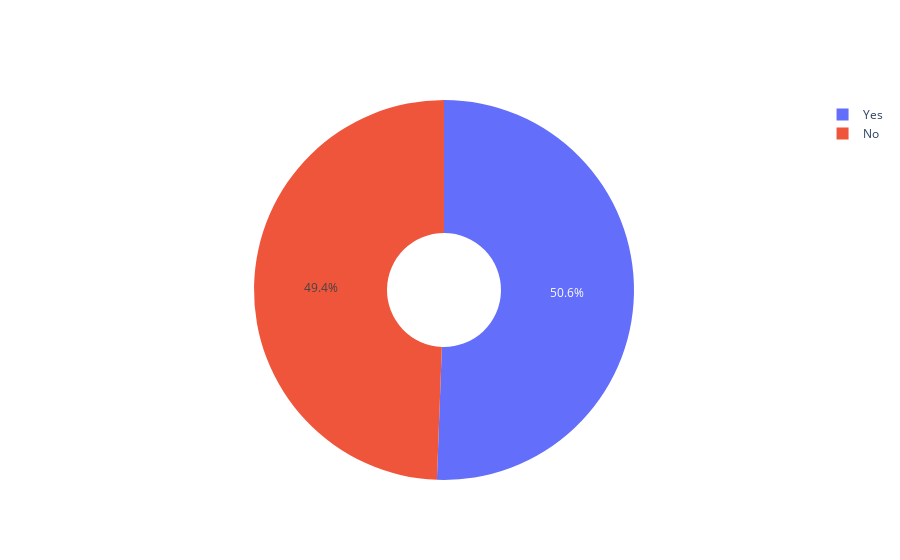

Here is the notebook cell this chart was saved with:
### Code cell
fig.show()

### Figure 1 — Plotly figure (JSON) as saved in the notebook; plotly's stock layout.template omitted (floating-point values rounded to 4 significant figures)
{"data": [{"hole": 0.3, "hoverinfo": "label+percent", "labels": ["Yes", "No"], "type": "pie", "values": [554, 541]}], "layout": {}}
